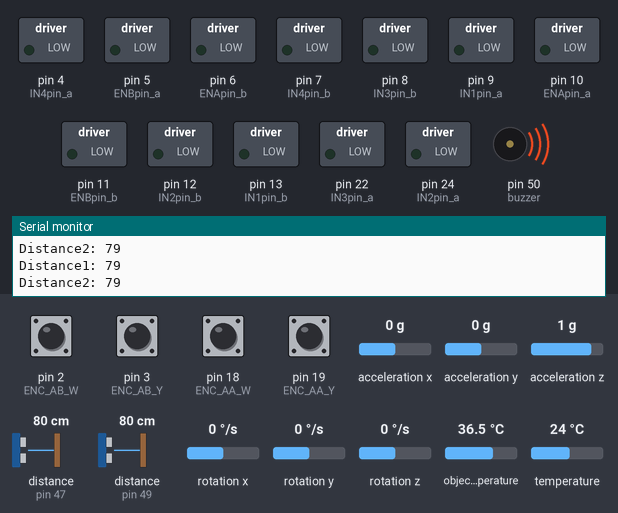
A sketch run on a simulated Arduino Mega 2560, built with avr-gcc and run on an emulated ATmega2560. Parts: switched loads named in the sketch (green lamp = pin HIGH), buzzer (waves = sounding), the last lines printed to the serial monitor. Wiring (inferred from the names in the program): 2 × ultrasonic range finder: trigger pin 46, echo pin 47 / trigger pin 48, echo pin 49. The test bench sets the inputs (shaded band); at power-on: pin 2 (ENC_AB_W), pin 3 (ENC_AB_Y), pin 18 (ENC_AA_W), pin 19 (ENC_AA_Y) HIGH, acceleration x 0 g, distance to the obstacle (sensors on pin 49, pin 47) 80 cm, acceleration y 0 g, acceleration z 1 g, rotation x 0 °/s, rotation y 0 °/s, rotation z 0 °/s, object temperature 36.5 °C, temperature 24 °C. The echo pulse lasts 58.3 µs per cm; pins used as bus, display or sensor lines are not drawn.

Above: at 1.2 s.
1.3 s: acceleration x set to -1.4 g
At 2.4 s:
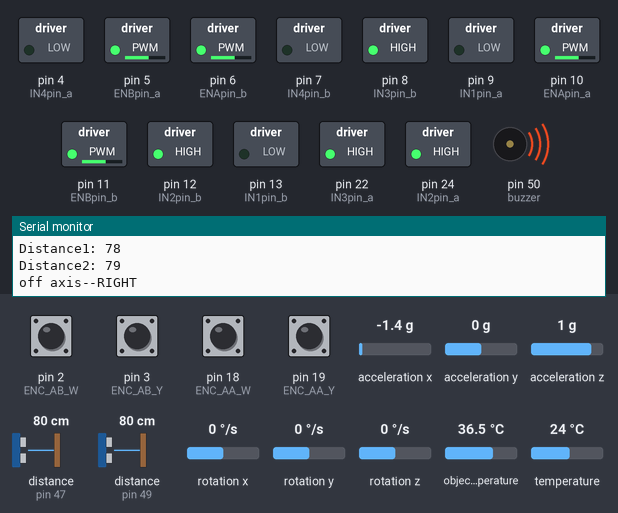
2.8 s: distance to the obstacle (sensor on pin 49) set to 55 cm
4.3 s: distance to the obstacle (sensor on pin 49) set to 48 cm
At 5.5 s:
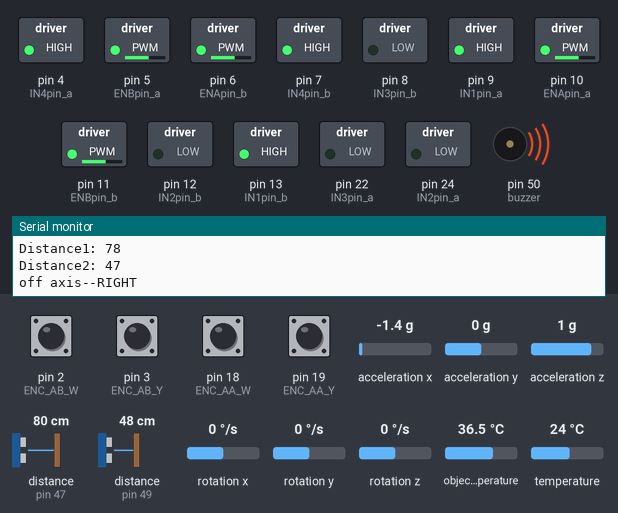
5.8 s: acceleration x set to 0.8 g
At 6.5 s:
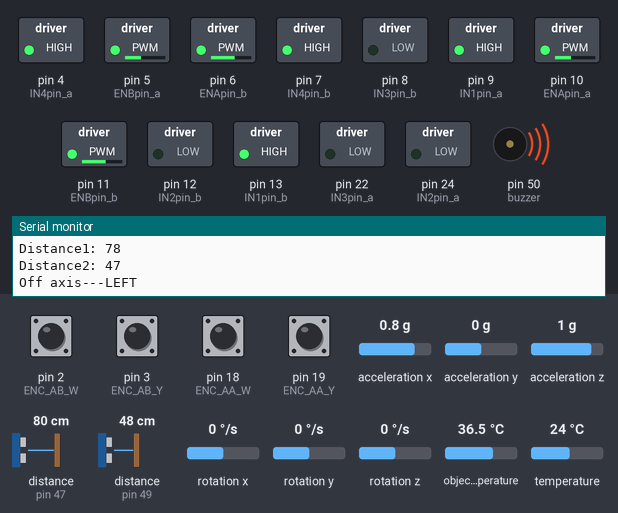
7.3 s: distance to the obstacle (sensor on pin 47) set to 55 cm
8.8 s: distance to the obstacle (sensor on pin 47) set to 46 cm
At 10.0 s:
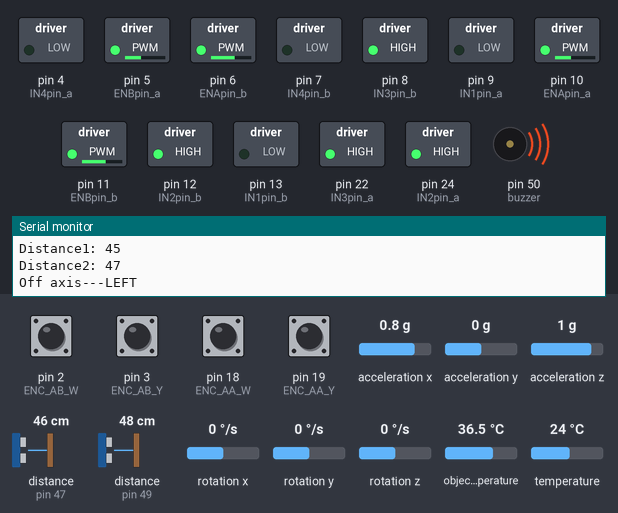
Timing chart, 0 to 11.3 s (numbered marks = the images above; inputs shaded):
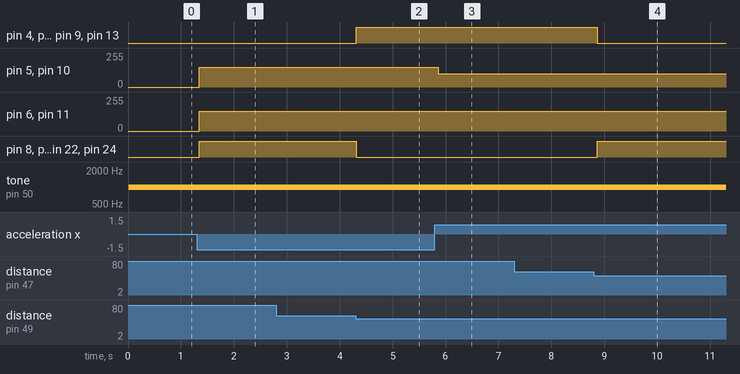

The sketch:

brobot_code.ino
```cpp
// setup for the gryo sensor ///////////////////////////////
#include <Adafruit_MLX90614.h>
#include <Wire.h>      // allows communication to i2c devices connected to arduino
#include<MPU6050.h>
#include <LiquidCrystal_I2C.h>

// setup for the h-bridge pins ///////////////////////////////////
int ENApin_a = 10; //set enable pin A_A
int IN1pin_a = 9; //set to In1 A
int IN2pin_a = 24; //set to In2 A

int ENBpin_a = 5; //set enable pin B_A
int IN3pin_a = 22;//set to In3 A
int IN4pin_a = 4; //set to In4 A

int ENApin_b = 6; //set enable pin A_B
int IN1pin_b = 13; //set to In1 B
int IN2pin_b = 12; //set to In2 B

int ENBpin_b = 11; //set enable pin B_B
int IN3pin_b = 8; //set to In3 B
int IN4pin_b = 7; //set to In4 B


//set up for motor speed //

int max_speed=150;
int min_speed=100;

// setup for the encoder pins ////////////////////////////////
// leg A_A
volatile long motorPositionAA = 0;
volatile int encoderStatusAA = 0;
const int ENC_AA_W        = 18;  // no change
const int ENC_AA_Y       = 19;  // no change

// leg A_B
volatile long motorPositionAB = 0;
volatile int encoderStatusAB = 0;
const int ENC_AB_W        = 2;  // no change
const int ENC_AB_Y       = 3;  // no change


// gyro pins /////////////////////////////////////////////////////

Adafruit_MLX90614 mlx = Adafruit_MLX90614();
int16_t ax, ay, az;  // x y z orientation values from accelerometer
int16_t gx, gy, gz;  // x y z orientation values from gyrscope
MPU6050 mpu;
int initial_ax = 0;

// buzzer pins /////////////////////////////////////////////////////
const int buzzer = 50;

// echolocation pins //////////////////////////////////////////////////

const int trigPin1 = 46;
const int echoPin1 = 47;
long duration1;
int distance1;
const int trigPin2 = 48;
const int echoPin2 = 49;
long duration2;
int distance2;

volatile int input1 = HIGH;
volatile int input2 = LOW;

// motor encoder position functions /////////////////////////////////////////////////////
void updateMotorPositionAA() {
  encoderStatusAA <<= 1;
  encoderStatusAA |= digitalRead(18);
  encoderStatusAA <<= 1;
  encoderStatusAA |= digitalRead(19);
  encoderStatusAA &= 15;
  if (encoderStatusAA == 2 || encoderStatusAA == 4 || encoderStatusAA == 11 || encoderStatusAA == 13 ) {
    motorPositionAA++;
  } else {
    motorPositionAA--;
  }
}

void updateMotorPositionAB() {
  encoderStatusAB <<= 1;
  encoderStatusAB |= digitalRead(2);
  encoderStatusAB <<= 1;
  encoderStatusAB |= digitalRead(3);
  encoderStatusAB &= 15;
  if (encoderStatusAB == 2 || encoderStatusAB == 4 || encoderStatusAB == 11 || encoderStatusAB == 13 ) {
    motorPositionAB++;
  } else {
    motorPositionAB--;
  }
}

void FORWARD_SWITCH() {
  //Serial.println("moving forward");
  input1 = HIGH;
  input2 = LOW;
}


void BACKWARD_SWITCH() {
  // Serial.println("moving backward");
  input1 = LOW;
  input2 = HIGH;
}

// Setup /////////////////////////////////////////////////////
void setup () {
  //put setup code here to run once
  pinMode(ENApin_a, OUTPUT); //set all pins going to Hbridge to output
  pinMode(IN1pin_a, OUTPUT);
  pinMode(IN2pin_a, OUTPUT);
  pinMode(ENBpin_a, OUTPUT); //set all pins going to Hbridge to output
  pinMode(IN3pin_a, OUTPUT);
  pinMode(IN4pin_a, OUTPUT);
  pinMode(ENApin_b, OUTPUT); //set all pins going to Hbridge to output
  pinMode(IN1pin_b, OUTPUT);
  pinMode(IN2pin_b, OUTPUT);
  pinMode(ENBpin_b, OUTPUT); //set all pins going to Hbridge to output
  pinMode(IN3pin_b, OUTPUT);
  pinMode(IN4pin_b, OUTPUT);
  pinMode(ENC_AA_W, INPUT);
  pinMode(ENC_AA_Y, INPUT);
  pinMode(ENC_AB_W, INPUT);
  pinMode(ENC_AB_Y, INPUT);

  // Turn on the encoder channels
  digitalWrite(ENC_AA_W, HIGH);
  digitalWrite(ENC_AA_Y, HIGH);
  digitalWrite(ENC_AB_W, HIGH);
  digitalWrite(ENC_AB_Y, HIGH);

  // Activate interrupt for encoder pins.
  // If either of the two pins changes, the function 'updateMotorPosition' is called:
  attachInterrupt(digitalPinToInterrupt(18), updateMotorPositionAA, CHANGE);  // Interrupt digital pin 18
  attachInterrupt(digitalPinToInterrupt(19), updateMotorPositionAA, CHANGE);  // Interrupt  digital pin 19
  attachInterrupt(digitalPinToInterrupt(2), updateMotorPositionAB, CHANGE);  // Interrupt digital pin 2
  attachInterrupt(digitalPinToInterrupt(3), updateMotorPositionAB, CHANGE);  // Interrupt to digital pin 3


  // setup for temp sensor
  mlx.begin();

  // buzzer
  pinMode(buzzer, OUTPUT);


  // echolocation
  pinMode(trigPin1, OUTPUT); // Sets the trigPin as an Output
  pinMode(echoPin1, INPUT); // Sets the echoPin as an Input
  pinMode(trigPin2, OUTPUT); // Sets the trigPin as an Output
  pinMode(echoPin2, INPUT); // Sets the echoPin as an Input

  // Begin serial communication for monitoring.
  Serial.begin(115200); //begin serial communication


  // gyroooo
  Wire.begin();
  mpu.initialize();
  mpu.getMotion6(&ax, &ay, &az, &gx, &gy, &gz);
  initial_ax = ax;
  Serial.begin(115200);

}

// loop /////////////////////////////////////////////////////

void loop() {
  //main code here to run repeatedly

  // temp code
  //Serial.print("ambient");
  //Serial.println(mlx.readAmbientTempC());
  //Serial.print("Target");
  //Serial.println(mlx.readObjectTempC());
  //delay(50);

  // gyro code
  mpu.getMotion6(&ax, &ay, &az, &gx, &gy, &gz);

  // buzzer code
  if ((mlx.readAmbientTempC() + 3) < mlx.readObjectTempC()) {
    tone(buzzer, 1000);
    // Serial.println("BUZZZZZ");
  }
  else {
    noTone(buzzer);
    // Serial.println("no buzzzz");
  }

  // echolocation code
  digitalWrite(trigPin1, LOW);
  delayMicroseconds(2);
  // Sets the trigPin on HIGH state for 10 micro seconds
  digitalWrite(trigPin1, HIGH);
  delayMicroseconds(2);
  digitalWrite(trigPin1, LOW);
  // Reads the echoPin, returns the sound wave travel time in microseconds
  duration1 = pulseIn(echoPin1, HIGH);
  // Calculating the distance
  distance1 = duration1 * 0.034 / 2;
  // Prints the distance on the Serial Monitor
  Serial.print("Distance1: ");
  Serial.println(distance1);

  digitalWrite(trigPin2, LOW);
  delayMicroseconds(2);
  // Sets the trigPin on HIGH state for 10 micro seconds
  digitalWrite(trigPin2, HIGH);
  delayMicroseconds(2);
  digitalWrite(trigPin2, LOW);
  // Reads the echoPin, returns the sound wave travel time in microseconds
  duration2 = pulseIn(echoPin2, HIGH);
  // Calculating the distance
  distance2 = duration2 * 0.034 / 2;
  // Prints the distance on the Serial Monitor
  Serial.print("Distance2: ");
  Serial.println(distance2);

  // direction changes code
  if (distance2 < 50) {
    BACKWARD_SWITCH();
  }
  if (distance1 < 50) {
    FORWARD_SWITCH();
  }

  // motor code with gyro corrections
  if (ax > initial_ax + 500) {
    analogWrite(ENApin_a, min_speed); // turns motor on
    digitalWrite(IN1pin_a, input2); //set IN1pin to low
    digitalWrite(IN2pin_a, input1);

    analogWrite(ENBpin_a, min_speed); // turns motor on
    digitalWrite(IN3pin_a, input1); //set IN1pin to low
    digitalWrite(IN4pin_a, input2);

    analogWrite(ENApin_b, max_speed); // turns motor on
    digitalWrite(IN1pin_b, input2); //set IN1pin to low
    digitalWrite(IN2pin_b, input1);

    analogWrite(ENBpin_b, max_speed); // turns motor on
    digitalWrite(IN3pin_b, input1); //set IN1pin to low
    digitalWrite(IN4pin_b, input2);
    Serial.println("Off axis---LEFT");
  }
  if (ax < initial_ax - 500) {
    analogWrite(ENApin_a, max_speed); // turns motor on
    digitalWrite(IN1pin_a, input2); //set IN1pin to low
    digitalWrite(IN2pin_a, input1);

    analogWrite(ENBpin_a, max_speed); // turns motor on
    digitalWrite(IN3pin_a, input1); //set IN1pin to low
    digitalWrite(IN4pin_a, input2);

    analogWrite(ENApin_b, min_speed); // turns motor on
    digitalWrite(IN1pin_b, input2); //set IN1pin to low
    digitalWrite(IN2pin_b, input1);

    analogWrite(ENBpin_b, min_speed); // turns motor on
    digitalWrite(IN3pin_b, input1); //set IN1pin to low
    digitalWrite(IN4pin_b, input2);
    Serial.println("off axis--RIGHT");

    if (initial_ax - 500 <= ax <= initial_ax + 500) {
      analogWrite(ENApin_a, max_speed); // turns motor on
      digitalWrite(IN1pin_a, input2); //set IN1pin to low
      digitalWrite(IN2pin_a, input1);

      analogWrite(ENBpin_a, max_speed); // turns motor on
      digitalWrite(IN3pin_a, input1); //set IN1pin to low
      digitalWrite(IN4pin_a, input2);

      analogWrite(ENApin_b, max_speed); // turns motor on
      digitalWrite(IN1pin_b, input2); //set IN1pin to low
      digitalWrite(IN2pin_b, input1);

      analogWrite(ENBpin_b, max_speed); // turns motor on
      digitalWrite(IN3pin_b, input1); //set IN1pin to low
      digitalWrite(IN4pin_b, input2);
    }
  }

  delay(50);


  // encoder check
  //Serial.print("Motor AA");
  //Serial.println(motorPositionAA);
  //Serial.print("Motor AB");
  //Serial.println(motorPositionAB);


}


// End of function updateMotorPosition()
```

Measured:
- the behaviour switches between 51 and 50 cm on distance to the obstacle (sensor on pin 49) (found by bisection; images 1 and 2)
- the behaviour switches between 51 and 50 cm on distance to the obstacle (sensor on pin 47) (found by bisection; images 3 and 4)
- after the input at 1.3 s, pin 5 (ENBpin_a), pin 6 (ENApin_b), pin 10 (ENApin_a), pin 11 (ENBpin_b): 0/255 → 150/255 after 0.05 s; pin 8 (IN3pin_b), pin 12 (IN2pin_b), pin 22 (IN3pin_a), pin 24 (IN2pin_a): LOW → HIGH after 0.05 s
- after the input at 4.3 s, pin 4 (IN4pin_a), pin 7 (IN4pin_b), pin 9 (IN1pin_a), pin 13 (IN1pin_b): LOW → HIGH at once; pin 8 (IN3pin_b), pin 12 (IN2pin_b), pin 22 (IN3pin_a), pin 24 (IN2pin_a): HIGH → LOW at once
- after the input at 5.8 s, pin 5 (ENBpin_a), pin 10 (ENApin_a): 150/255 → 100/255 after 0.06 s
- after the input at 8.8 s, pin 4 (IN4pin_a), pin 7 (IN4pin_b), pin 9 (IN1pin_a), pin 13 (IN1pin_b): HIGH → LOW after 0.07 s; pin 8 (IN3pin_b), pin 12 (IN2pin_b), pin 22 (IN3pin_a), pin 24 (IN2pin_a): LOW → HIGH after 0.07 s
